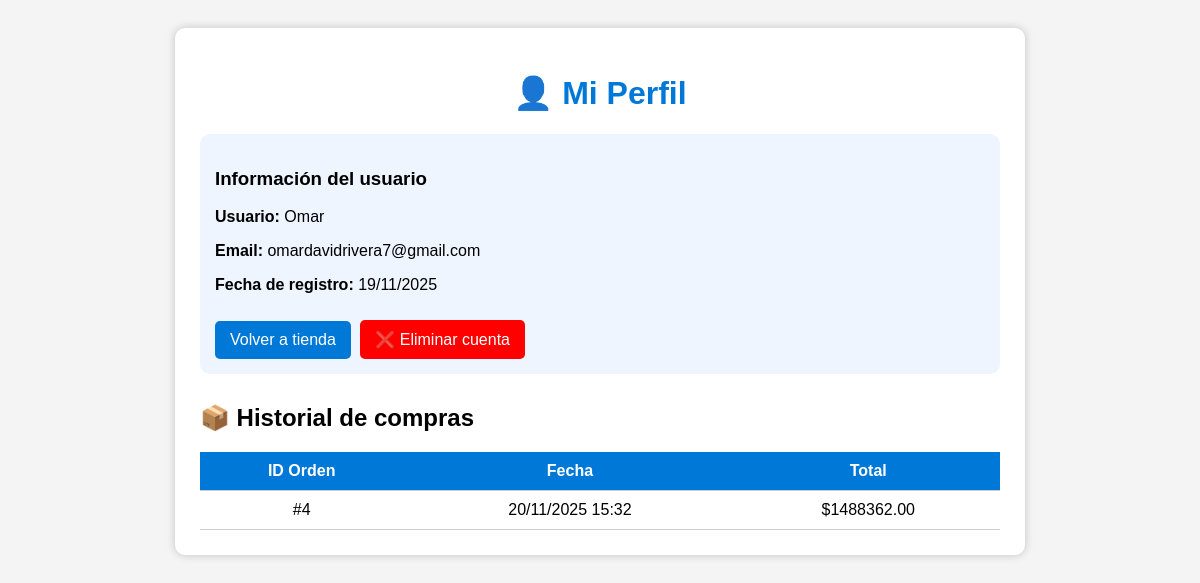
Page /perfil/ (signed in) on the committed database.
### usuarios/models.py (models this page shows, shortened)
class Usuario(AbstractUser):
    email = models.EmailField(unique=True)
    USERNAME_FIELD = "email"
    REQUIRED_FIELDS = ["username"]

### tienda/models.py (models this page shows, shortened)
class Orden(models.Model):
    usuario = models.ForeignKey(settings.AUTH_USER_MODEL, on_delete=models.CASCADE)
    fecha = models.DateTimeField(auto_now_add=True)
    total = models.DecimalField(max_digits=10, decimal_places=2)
    pagado = models.BooleanField(default=False)   # NUEVO campo
    referencia_pago = models.CharField(max_length=100, blank=True, null=True)

### tienda/views.py (the view)
# urls.py: path('perfil/', views.perfil, name='perfil'),
@login_required(login_url="/login/")
def perfil(request):
    usuario = request.user
    ordenes = Orden.objects.filter(usuario=usuario).order_by('-fecha')
    return render(request, "registration/perfil.html", {"usuario": usuario, "ordenes": ordenes})

### tienda/templates/registration/perfil.html (shortened to what this page needs)
<!DOCTYPE html>
{% load static %}
<html lang="es">
<head>
</head>
<body>
<div class="container">
    <h1>👤 Mi Perfil</h1>
    <div class="info-box">
        <h3>Información del usuario</h3>
        <p><strong>Usuario:</strong> {{ usuario.username }}</p>
        <p><strong>Email:</strong> {{ usuario.email }}</p>
        <p><strong>Fecha de registro:</strong> {{ usuario.date_joined|date:"d/m/Y" }}</p>
        <a class="btn" href="{% url 'inicio' %}">Volver a tienda</a>
        <form method="post" action="{% url 'eliminar_cuenta' %}" style="display:inline;">
            <a class="btn delete-btn" href="{% url 'eliminar_cuenta' %}">❌ Eliminar cuenta</a>
        </form>
    </div>
    <h2 style="margin-top:30px;">📦 Historial de compras</h2>
    {% if ordenes %}
        <table>
            <tr>
                <th>ID Orden</th>
                <th>Fecha</th>
                <th>Total</th>
            </tr>
            {% for orden in ordenes %}
            <tr>
                <td>#{{ orden.id }}</td>
                <td>{{ orden.fecha|date:"d/m/Y H:i" }}</td>
                <td>${{ orden.total }}</td>
            </tr>
            {% endfor %}
        </table>
    {% else %}
        <p>No has realizado compras aún.</p>
    {% endif %}
</div>
</body>
</html>

### tienda/templates/registration/perfil.html (style rules this page uses)
body { font-family: Arial, sans-serif; background: #f4f4f4; padding: 20px; }
.container { max-width: 800px; margin: auto; background: white; padding: 25px; border-radius: 10px; box-shadow: 0 0 10px #0003; }
h1 { color: #0078D7; text-align: center; }
.info-box { margin-top: 20px; background: #eef5ff; padding: 15px; border-radius: 10px; }
.btn { display: inline-block; padding: 10px 15px; background: #0078D7; color: white; text-decoration: none; border-radius: 5px; margin-top: 10px; }
table { width: 100%; margin-top: 20px; border-collapse: collapse; }
th, td { padding: 10px; border-bottom: 1px solid #ccc; text-align: center; }
th { background: #0078D7; color: white; }
.delete-btn { background: red; color:white; border:none; padding:10px 15px; border-radius:5px; cursor:pointer; margin-left:5px; }

### rows in the picture
Usuario: username "Omar", email "omardavidrivera7@gmail.com", date_joined "19/11/2025"
Orden: id "4", fecha "20/11/2025 15:32", total "1488362.00"
